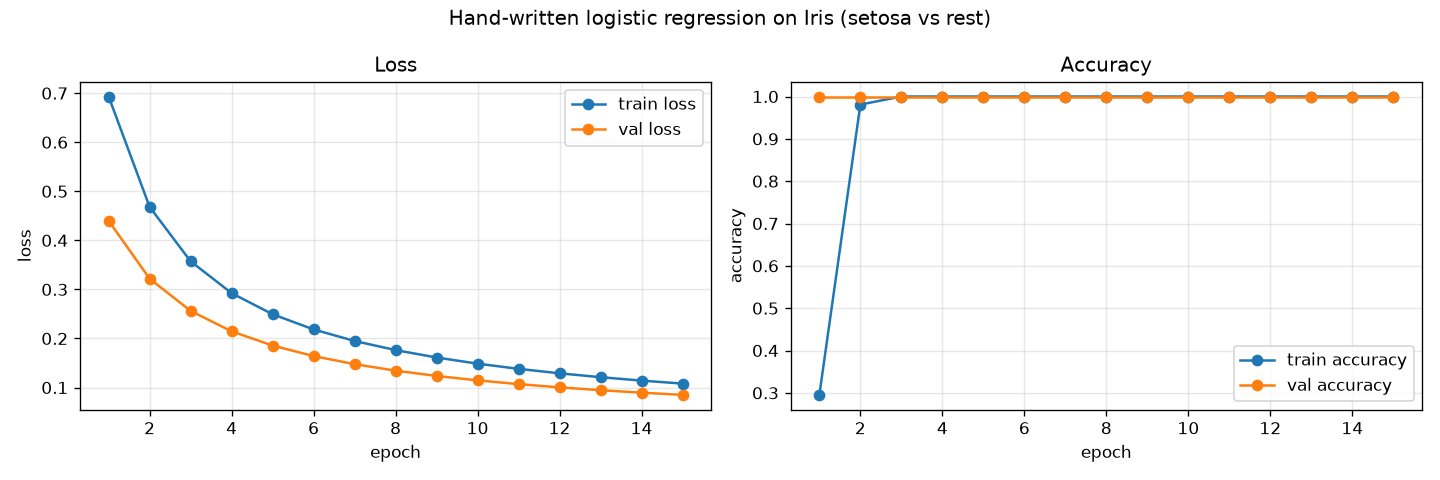

The script that saved this image:
"""
A reusable plot_training_curves() function, demoed on a REAL dict of values.

Why this matters: this exact function gets reused in tensorflow-basics/ and
final-project/ to plot the real loss/accuracy history returned by
model.fit() (a Keras History object's .history dict has this same shape).

The numbers plotted here are not invented: this script trains a tiny logistic
regression by hand (plain NumPy gradient descent) on the real Iris dataset,
and records genuine loss/accuracy per epoch from that run.
"""

import os
import numpy as np
import matplotlib.pyplot as plt
from sklearn.datasets import load_iris
from sklearn.model_selection import train_test_split

HERE = os.path.dirname(os.path.abspath(__file__))


def plot_training_curves(history_dict, out_path, title="Training curves"):
    """Plot loss and accuracy (train + val) side by side from a Keras-style history dict.

    history_dict is expected to have some subset of these keys:
      'loss', 'val_loss', 'accuracy', 'val_accuracy'
    (exactly what model.fit(...).history looks like).
    """
    has_acc = "accuracy" in history_dict

    n_panels = 2 if has_acc else 1
    fig, axes = plt.subplots(1, n_panels, figsize=(6 * n_panels, 4))
    if n_panels == 1:
        axes = [axes]

    epochs_range = range(1, len(history_dict["loss"]) + 1)

    axes[0].plot(epochs_range, history_dict["loss"], marker="o", label="train loss")
    if "val_loss" in history_dict:
        axes[0].plot(epochs_range, history_dict["val_loss"], marker="o", label="val loss")
    axes[0].set_xlabel("epoch")
    axes[0].set_ylabel("loss")
    axes[0].set_title("Loss")
    axes[0].legend()
    axes[0].grid(True, alpha=0.3)

    if has_acc:
        axes[1].plot(epochs_range, history_dict["accuracy"], marker="o", label="train accuracy")
        if "val_accuracy" in history_dict:
            axes[1].plot(epochs_range, history_dict["val_accuracy"], marker="o", label="val accuracy")
        axes[1].set_xlabel("epoch")
        axes[1].set_ylabel("accuracy")
        axes[1].set_title("Accuracy")
        axes[1].legend()
        axes[1].grid(True, alpha=0.3)

    fig.suptitle(title)
    fig.tight_layout()
    fig.savefig(out_path, dpi=120)
    plt.close(fig)
    return out_path


def sigmoid(z):
    return 1.0 / (1.0 + np.exp(-z))


def train_logreg_by_hand(X_train, y_train, X_val, y_val, epochs=15, lr=0.1):
    """Binary logistic regression trained with plain gradient descent.

    This is deliberately not sklearn's LogisticRegression -- writing the
    gradient descent loop by hand is what makes the per-epoch loss/accuracy
    numbers real intermediate values instead of a black box's final score.
    """
    n_features = X_train.shape[1]
    weights = np.zeros(n_features)
    bias = 0.0

    history = {"loss": [], "accuracy": [], "val_loss": [], "val_accuracy": []}

    for _epoch in range(epochs):
        # Forward pass
        z = X_train @ weights + bias
        preds = sigmoid(z)

        # Binary cross-entropy loss (clip to avoid log(0))
        eps = 1e-9
        loss = -np.mean(y_train * np.log(preds + eps) + (1 - y_train) * np.log(1 - preds + eps))
        acc = np.mean((preds >= 0.5).astype(int) == y_train)

        # Gradients
        error = preds - y_train
        grad_w = X_train.T @ error / len(y_train)
        grad_b = np.mean(error)

        # Update
        weights -= lr * grad_w
        bias -= lr * grad_b

        # Validation metrics with the just-updated weights
        val_preds = sigmoid(X_val @ weights + bias)
        val_loss = -np.mean(y_val * np.log(val_preds + eps) + (1 - y_val) * np.log(1 - val_preds + eps))
        val_acc = np.mean((val_preds >= 0.5).astype(int) == y_val)

        history["loss"].append(loss)
        history["accuracy"].append(acc)
        history["val_loss"].append(val_loss)
        history["val_accuracy"].append(val_acc)

    return history


if __name__ == "__main__":
    # Real dataset, reduced to a binary problem: "is this Iris setosa or not?"
    iris = load_iris()
    X = iris.data
    y = (iris.target == 0).astype(int)  # setosa vs rest

    X_train, X_val, y_train, y_val = train_test_split(X, y, test_size=0.3, random_state=42)

    # Normalize features (mean 0, std 1) -- gradient descent converges far more reliably this way.
    mean, std = X_train.mean(axis=0), X_train.std(axis=0)
    X_train = (X_train - mean) / std
    X_val = (X_val - mean) / std

    history = train_logreg_by_hand(X_train, y_train, X_val, y_val, epochs=15, lr=0.5)

    print("Per-epoch history from this real run:")
    for k, v in history.items():
        print(f"  {k}: {[round(x, 4) for x in v]}")

    out_path = os.path.join(HERE, "04_training_curve_demo.png")
    plot_training_curves(history, out_path, title="Hand-written logistic regression on Iris (setosa vs rest)")
    print(f"\nSaved {out_path}")
    print(f"Final train accuracy: {history['accuracy'][-1]:.4f}, final val accuracy: {history['val_accuracy'][-1]:.4f}")
